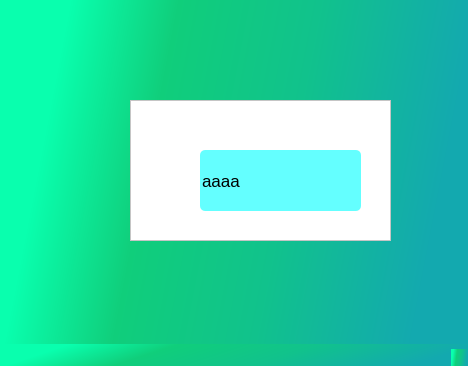
<?xml version="1.0" encoding="UTF-8"?>
<ui version="4.0">
 <class>MainWindow</class>
 <widget class="QMainWindow" name="MainWindow">
  <property name="geometry">
   <rect>
    <x>0</x>
    <y>0</y>
    <width>468</width>
    <height>366</height>
   </rect>
  </property>
  <property name="windowTitle">
   <string>MainWindow</string>
  </property>
  <property name="styleSheet">
   <string notr="true">background:qlineargradient(spread:pad, x1:0, y1:0, x2:1, y2:0.142045, stop:0.147727 rgba(9,255,174,1), stop:0.375 rgba(16,206,123,1), stop:0.670455 rgba(17,194,140,1), stop:1 rgba(19,169,175,1));
</string>
  </property>
  <widget class="QWidget" name="centralwidget">
   <widget class="QFrame" name="frame">
    <property name="geometry">
     <rect>
      <x>130</x>
      <y>100</y>
      <width>261</width>
      <height>141</height>
     </rect>
    </property>
    <property name="palette">
     <palette>
      <active>
       <colorrole role="Button">
        <brush brushstyle="SolidPattern">
         <color alpha="255">
          <red>255</red>
          <green>255</green>
          <blue>255</blue>
         </color>
        </brush>
       </colorrole>
       <colorrole role="Base">
        <brush brushstyle="SolidPattern">
         <color alpha="255">
          <red>255</red>
          <green>255</green>
          <blue>255</blue>
         </color>
        </brush>
       </colorrole>
       <colorrole role="Window">
        <brush brushstyle="SolidPattern">
         <color alpha="255">
          <red>255</red>
          <green>255</green>
          <blue>255</blue>
         </color>
        </brush>
       </colorrole>
      </active>
      <inactive>
       <colorrole role="Button">
        <brush brushstyle="SolidPattern">
         <color alpha="255">
          <red>255</red>
          <green>255</green>
          <blue>255</blue>
         </color>
        </brush>
       </colorrole>
       <colorrole role="Base">
        <brush brushstyle="SolidPattern">
         <color alpha="255">
          <red>255</red>
          <green>255</green>
          <blue>255</blue>
         </color>
        </brush>
       </colorrole>
       <colorrole role="Window">
        <brush brushstyle="SolidPattern">
         <color alpha="255">
          <red>255</red>
          <green>255</green>
          <blue>255</blue>
         </color>
        </brush>
       </colorrole>
      </inactive>
      <disabled>
       <colorrole role="Button">
        <brush brushstyle="SolidPattern">
         <color alpha="255">
          <red>255</red>
          <green>255</green>
          <blue>255</blue>
         </color>
        </brush>
       </colorrole>
       <colorrole role="Base">
        <brush brushstyle="SolidPattern">
         <color alpha="255">
          <red>255</red>
          <green>255</green>
          <blue>255</blue>
         </color>
        </brush>
       </colorrole>
       <colorrole role="Window">
        <brush brushstyle="SolidPattern">
         <color alpha="255">
          <red>255</red>
          <green>255</green>
          <blue>255</blue>
         </color>
        </brush>
       </colorrole>
      </disabled>
     </palette>
    </property>
    <property name="styleSheet">
     <string notr="true">QFrame{
	background-color:rgb(255,255,255);
}</string>
    </property>
    <property name="frameShape">
     <enum>QFrame::StyledPanel</enum>
    </property>
    <property name="frameShadow">
     <enum>QFrame::Raised</enum>
    </property>
    <widget class="QLineEdit" name="lineEdit">
     <property name="geometry">
      <rect>
       <x>70</x>
       <y>50</y>
       <width>161</width>
       <height>61</height>
      </rect>
     </property>
     <property name="font">
      <font>
       <pointsize>13</pointsize>
      </font>
     </property>
     <property name="styleSheet">
      <string notr="true">QLineEdit{
	background-color:rgb(100,255,255);
	border: 2px;
  border-radius: 5px;
}</string>
     </property>
     <property name="text">
      <string>aaaa</string>
     </property>
    </widget>
   </widget>
  </widget>
  <widget class="QStatusBar" name="statusbar"/>
 </widget>
 <resources/>
 <connections/>
</ui>
